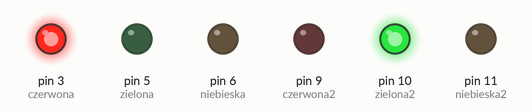
This sketch was run on a simulated Arduino Uno, built with avr-gcc and run on an emulated ATmega328P. Parts: output pins drawn as LEDs (lit = HIGH).

Above: at 0.5 s.
At 3.5 s:
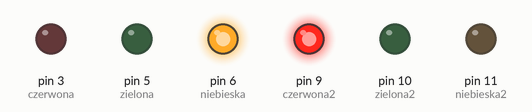
Timing chart, 0 to 4.6 s (numbered marks = the images above):
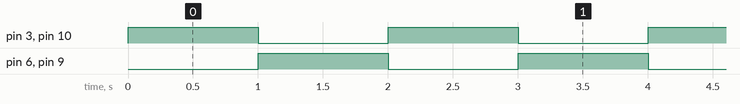

The sketch:

02_miganie_dwoma_diodami_RGB.ino
```cpp
//definicja wyprowadzeń pierwszej diody
#define czerwona 3
#define zielona 5
#define niebieska 6

//definicja wyprowadzeń drugiej diody
#define czerwona2 9
#define zielona2 10
#define niebieska2 11

void setup() {
  pinMode(czerwona, OUTPUT); //konfiguracja wyprowadzeń jako wyjścia
  pinMode(zielona, OUTPUT);
  pinMode(niebieska, OUTPUT);
  pinMode(czerwona2, OUTPUT);
  pinMode(zielona2, OUTPUT);
  pinMode(niebieska2, OUTPUT);
}

void loop() {
  digitalWrite(czerwona, HIGH); //miganie diodami, z użyciem różnych kolorów
  digitalWrite(zielona2, HIGH);
  delay(1000);
  digitalWrite(czerwona, LOW);
  digitalWrite(zielona2, LOW);
  digitalWrite(niebieska, HIGH);
  digitalWrite(czerwona2, HIGH);
  delay(1000);
  digitalWrite(niebieska, LOW);
  digitalWrite(czerwona2, LOW);
}
```

Measured:
- by itself, pin 3 (czerwona), pin 6 (niebieska), pin 9 (czerwona2), pin 10 (zielona2): alternates HIGH for 1.0 s and LOW for 1.0 s
- by itself, everything shown: repeats every 2.0 s, in 3 steps
